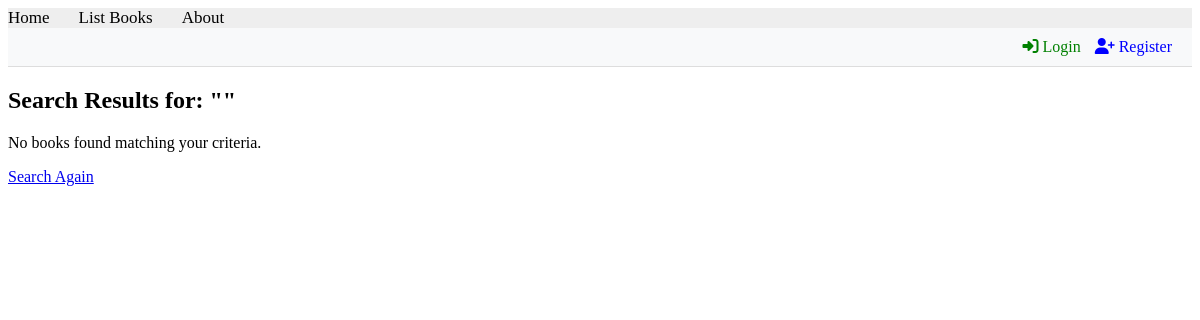
The app's page /books/simple/query, older data.
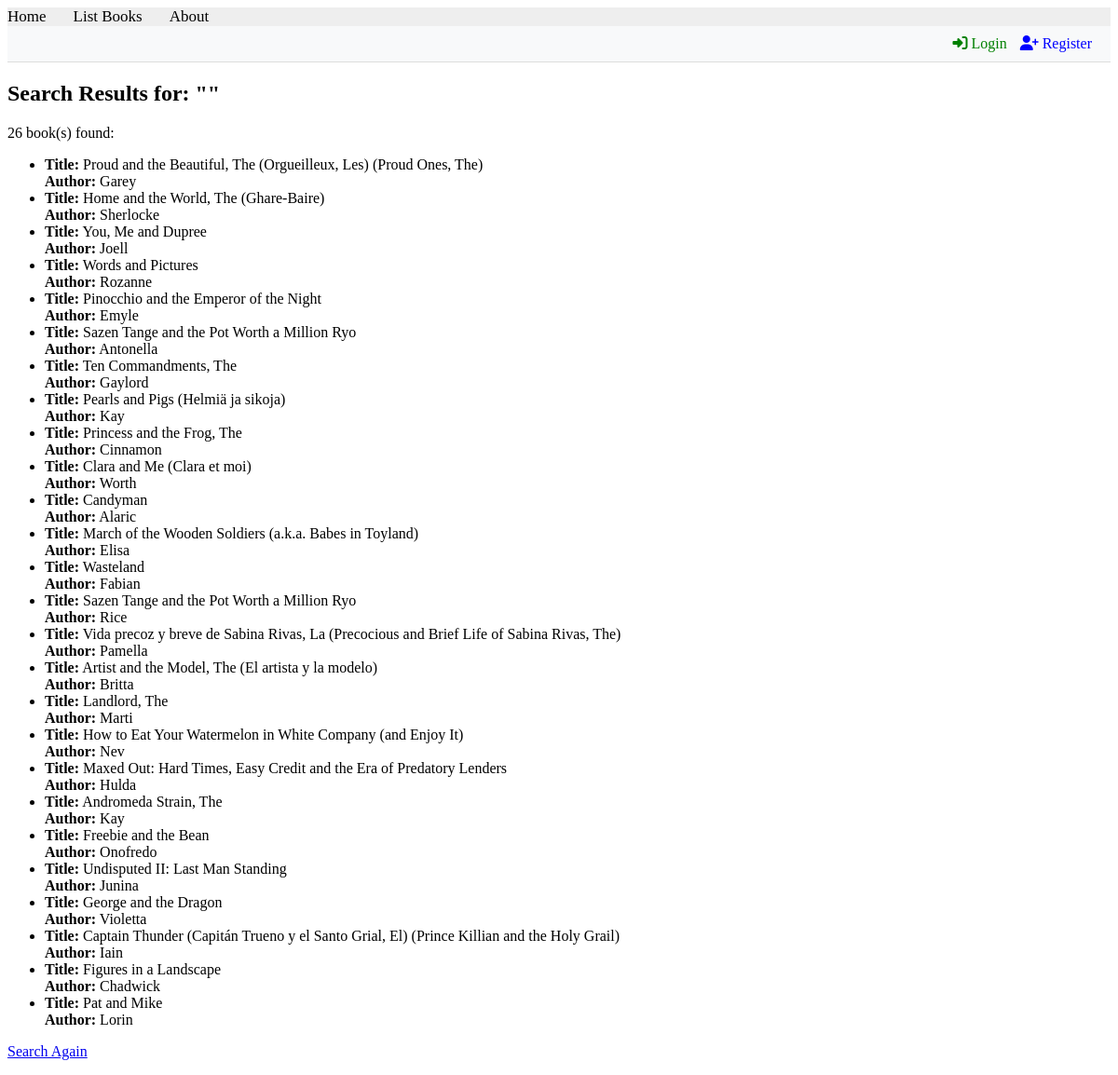
The same page, newer data.
### apps/bookmodule/models.py (models this page shows, shortened)
class Book(models.Model):
    title = models.CharField(max_length=50)
    author = models.CharField(max_length=50)
    price = models.FloatField(default=0.0)
    edition = models.SmallIntegerField(default=1)

### apps/bookmodule/views.py (the view)
# urls.py: path('simple/query', views.simple_query, name='simple_book_query'),
def simple_query(request):
    mybooks=Book.objects.filter(title__icontains='and')
    return render(request, 'bookmodule/bookList.html', {'books':mybooks})

### apps/templates/bookmodule/bookList.html (shortened to what this page needs)
{% extends "layouts/base.html" %}
{% block content %}
<div class="results">
    <h2>Search Results for: "{{ keyword }}"</h2>
    {% if books %}
        <p>{{ books|length }} book(s) found:</p>
        <ul>
        {% for book in books %}
            <li>
                <strong>Title:</strong> {{ book.title }} <br>
                <strong>Author:</strong> {{ book.author }} <br>
                </li>
        {% endfor %}
        </ul>
    {% else %}
        <p>No books found matching your criteria.</p>
    {% endif %}
    <p><a href="{% url 'book_search' %}">Search Again</a></p>
</div>
{% endblock content %}

### apps/templates/layouts/base.html (shortened to what this page needs)
{% load static %}
<!DOCTYPE html>
<html lang="en">
<head>
    <link rel="stylesheet" href="{% static 'styles.css' %}">
    <link rel="stylesheet" href="https://cdnjs.cloudflare.com/ajax/libs/fontawesome/4.7.0/css/font-awesome.min.css">
</head>
<body>
    {% include "includes/header.html" %}
    <div class="user-bar" style="text-align: right; padding: 10px 20px; background-color: #f8f9fa; border-bottom: 1px solid #ddd;">
        {% if user.is_authenticated %}
            <span style="margin-right: 10px; font-weight: bold;">Welcome, {{ user.username }}</span>
            <a href="{% url 'logout_user' %}" style="color: red; text-decoration: none;">
                <i class="fa fa-sign-out"></i> Logout
            </a>
        {% else %}
            <a href="{% url 'login_user' %}" style="margin-right: 10px; color: green; text-decoration: none;">
                <i class="fa fa-sign-in"></i> Login
            </a>
            <a href="{% url 'register_user' %}" style="color: blue; text-decoration: none;">
                <i class="fa fa-user-plus"></i> Register
            </a>
        {% endif %}
    </div>
    <main>
        {% block content %}
        {% endblock content %}
    </main>
</body>
</html>

### apps/templates/includes/header.html
{% with request.resolver_match.url_name as url_name %}
<div class="topnav">
    <a class="{% if url_name == 'books.index' %}active{% endif %}"
       href="{% url 'books.index' %}">Home</a>
    <a class="{% if url_name == 'books.list_books' %}active{% endif %}"
       href="{% url 'books.list_books' %}">List Books</a>
    <a class="{% if url_name == 'books.aboutus' %}active{% endif %}"
       href="{% url 'books.aboutus' %}">About</a>
</div>
{% endwith %}

### apps/static/styles.css (style rules this page uses)
.topnav { background-color: #eeeeee; width: 100%; }
.topnav a { color: #000000; text-align: center; margin-right: 25px; text-decoration: none; font-size: 17px; }

Row changes from the older to the newer data that the page shows:
added Book: title "Proud and the Beautiful, The (Orgueilleux, Les) (Proud Ones, The)", author "Garey"
added Book: title "Home and the World, The (Ghare-Baire)", author "Sherlocke"
added Book: title "You, Me and Dupree", author "Joell"
added Book: title "Words and Pictures", author "Rozanne"
added Book: title "Pinocchio and the Emperor of the Night", author "Emyle"
added Book: title "Sazen Tange and the Pot Worth a Million Ryo", author "Antonella"
added Book: title "Ten Commandments, The", author "Gaylord"
added Book: title "Pearls and Pigs (Helmiä ja sikoja)", author "Kay"
added Book: title "Princess and the Frog, The", author "Cinnamon"
added Book: title "Clara and Me (Clara et moi)", author "Worth"
added Book: title "Candyman", author "Alaric"
added Book: title "March of the Wooden Soldiers (a.k.a. Babes in Toyland)", author "Elisa"
added Book: title "Wasteland", author "Fabian"
added Book: title "Sazen Tange and the Pot Worth a Million Ryo", author "Rice"
added Book: title "Vida precoz y breve de Sabina Rivas, La (Precocious and Brief Life of Sabina Rivas, The)", author "Pamella"
added Book: title "Artist and the Model, The (El artista y la modelo)", author "Britta"
added Book: title "Landlord, The", author "Marti"
added Book: title "How to Eat Your Watermelon in White Company (and Enjoy It)", author "Nev"
added Book: title "Maxed Out: Hard Times, Easy Credit and the Era of Predatory Lenders", author "Hulda"
added Book: title "Andromeda Strain, The", author "Kay"
added Book: title "Freebie and the Bean", author "Onofredo"
added Book: title "Undisputed II: Last Man Standing", author "Junina"
added Book: title "George and the Dragon", author "Violetta"
added Book: title "Captain Thunder (Capitán Trueno y el Santo Grial, El) (Prince Killian and the Holy Grail)", author "Iain"
added Book: title "Figures in a Landscape", author "Chadwick"
added Book: title "Pat and Mike", author "Lorin"
Text that changed along with them:
{{ books|length }}: (not shown) → "26"
text no longer shown: "No books found matching your criteria."
text now shown: "book(s) found:"
